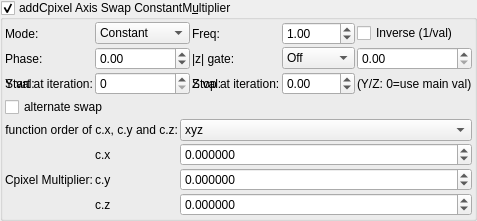
    <widget class="MyGroupBox" name="groupCheck_transf_addCpixel_enabled_false">
     <property name="toolTip">
      <string>&lt;html&gt;&lt;head/&gt;&lt;body&gt;&lt;p&gt;Cpixel is CVector3 c = ( c.x, c.y, c.z). It is each original point (pixel) in 3D space where the iteration starts from, ( c = original z for each point .) It is commonly found in formula structures z = f(z) + c.&lt;/p&gt;&lt;p&gt;The Cpixel multiplier effectively scales this point &amp;quot;c&amp;quot;.&lt;/p&gt;&lt;p&gt;This transform allows the swapping of the order of the &amp;quot;CVector3 c&amp;quot; components before being multiplied by &amp;quot;CVector3 z&amp;quot; components.&lt;/p&gt;&lt;/body&gt;&lt;/html&gt;</string>
     </property>
     <property name="title">
      <string>addCpixel Axis Swap ConstantM&amp;ultiplier</string>
     </property>
     <property name="checkable">
      <bool>true</bool>
     </property>
     <layout class="QVBoxLayout" name="verticalLayout_50">
      <property name="spacing">
       <number>2</number>
      </property>
      <property name="leftMargin">
       <number>2</number>
      </property>
      <property name="topMargin">
       <number>2</number>
      </property>
      <property name="rightMargin">
       <number>2</number>
      </property>
      <property name="bottomMargin">
       <number>2</number>
      </property>
      <item>
       <layout class="QGridLayout" name="gridLayout_81">
        <property name="spacing">
         <number>2</number>
        </property>
        <item row="3" column="3">
         <widget class="MySpinBox" name="spinboxInt_transf_stop_iterations_E">
          <property name="sizePolicy">
           <sizepolicy hsizetype="Preferred" vsizetype="Maximum">
            <horstretch>0</horstretch>
            <verstretch>0</verstretch>
           </sizepolicy>
          </property>
          <property name="maximum">
           <number>999</number>
          </property>
         </widget>
        </item>
      <item row="1" column="0">
       <widget class="QLabel"><property name="text"><string>Mode:</string></property></widget>
      </item>
      <item row="1" column="1">
       <widget class="MyComboBox" name="comboBox_transf_multiplier_value_mode_4">
        <item><property name="text"><string notr="true">Constant</string></property></item>
        <item><property name="text"><string notr="true">Sine</string></property></item>
        <item><property name="text"><string notr="true">Ramp</string></property></item>
        <item><property name="text"><string notr="true">Exponential</string></property></item>
        <item><property name="text"><string notr="true">Triangle</string></property></item>
        <item><property name="text"><string notr="true">Square</string></property></item>
        <item><property name="text"><string notr="true">Smoothstep</string></property></item>
        <item><property name="text"><string notr="true">Noise</string></property></item>
        <item><property name="text"><string notr="true">Ping-pong</string></property></item>
        <item><property name="text"><string notr="true">Stepped</string></property></item>
       </widget>
      </item>
      <item row="1" column="2">
       <widget class="QLabel"><property name="text"><string>Freq:</string></property></widget>
      </item>
      <item row="1" column="3">
       <widget class="MyDoubleSpinBox" name="spinbox_transf_multiplier_frequency_4">
        <property name="minimum"><double>0.01</double></property><property name="maximum"><double>100.0</double></property>
        <property name="singleStep"><double>0.1</double></property><property name="value"><double>1.0</double></property>
       </widget>
      </item>
      <item row="1" column="4" colspan="2">
       <widget class="MyCheckBox" name="checkBox_transf_multiplier_inverse_4">
        <property name="text"><string>Inverse (1/val)</string></property>
       </widget>
      </item>
      <item row="2" column="0">
       <widget class="QLabel"><property name="text"><string>Phase:</string></property></widget>
      </item>
      <item row="2" column="1">
       <widget class="MyDoubleSpinBox" name="spinbox_transf_multiplier_phase_4">
        <property name="minimum"><double>-10.0</double></property><property name="maximum"><double>10.0</double></property>
        <property name="singleStep"><double>0.1</double></property><property name="value"><double>0.0</double></property>
       </widget>
      </item>
      <item row="2" column="2">
       <widget class="QLabel"><property name="text"><string>|z| gate:</string></property></widget>
      </item>
      <item row="2" column="3">
       <widget class="MyComboBox" name="comboBox_transf_multiplier_threshold_mode_4">
        <item><property name="text"><string notr="true">Off</string></property></item>
        <item><property name="text"><string notr="true">&gt; thresh</string></property></item>
        <item><property name="text"><string notr="true">&lt; thresh</string></property></item>
       </widget>
      </item>
      <item row="2" column="4" colspan="2">
       <widget class="MyDoubleSpinBox" name="spinbox_transf_multiplier_threshold_4">
        <property name="minimum"><double>0.0</double></property><property name="maximum"><double>1000.0</double></property>
        <property name="singleStep"><double>0.1</double></property><property name="value"><double>0.0</double></property>
       </widget>
      </item>
      <item row="3" column="0">
       <widget class="QLabel"><property name="text"><string>Y val:</string></property></widget>
      </item>
      <item row="3" column="1">
       <widget class="MyDoubleSpinBox" name="spinbox_transf_multiplier_scale_y_4">
        <property name="minimum"><double>-100.0</double></property><property name="maximum"><double>100.0</double></property>
        <property name="singleStep"><double>0.01</double></property><property name="value"><double>0.0</double></property>
       </widget>
      </item>
      <item row="3" column="2">
       <widget class="QLabel"><property name="text"><string>Z val:</string></property></widget>
      </item>
      <item row="3" column="3">
       <widget class="MyDoubleSpinBox" name="spinbox_transf_multiplier_scale_z_4">
        <property name="minimum"><double>-100.0</double></property><property name="maximum"><double>100.0</double></property>
        <property name="singleStep"><double>0.01</double></property><property name="value"><double>0.0</double></property>
       </widget>
      </item>
      <item row="3" column="4" colspan="2">
       <widget class="QLabel"><property name="text"><string notr="true">(Y/Z: 0=use main val)</string></property></widget>
      </item>
        <item row="3" column="2">
         <widget class="QLabel" name="label_52">
          <property name="text">
           <string>Stop at iteration:</string>
          </property>
         </widget>
        </item>
        <item row="3" column="1">
         <widget class="MySpinBox" name="spinboxInt_transf_start_iterations_E">
          <property name="sizePolicy">
           <sizepolicy hsizetype="Minimum" vsizetype="Maximum">
            <horstretch>0</horstretch>
            <verstretch>0</verstretch>
           </sizepolicy>
          </property>
          <property name="minimum">
           <number>0</number>
          </property>
          <property name="maximum">
           <number>999</number>
          </property>
          <property name="value">
           <number>0</number>
          </property>
         </widget>
        </item>
        <item row="3" column="0">
         <widget class="QLabel" name="label_72">
          <property name="text">
           <string>Start at iteration:</string>
          </property>
         </widget>
        </item>
       </layout>
      </item>
      <item>
       <layout class="QGridLayout" name="gridLayout_24" columnstretch="0,0,0,1">
        <property name="spacing">
         <number>2</number>
        </property>
        <item row="0" column="0" colspan="2">
         <widget class="MyCheckBox" name="checkBox_transf_alternate_enabled_false">
          <property name="text">
           <string>alternate swap</string>
          </property>
         </widget>
        </item>
        <item row="3" column="3">
         <widget class="MyDoubleSpinBox" name="spinbox3_transf_constant_multiplier_111_y">
          <property name="sizePolicy">
           <sizepolicy hsizetype="Minimum" vsizetype="Maximum">
            <horstretch>0</horstretch>
            <verstretch>0</verstretch>
           </sizepolicy>
          </property>
          <property name="prefix">
           <string/>
          </property>
          <property name="suffix">
           <string/>
          </property>
          <property name="decimals">
           <number>6</number>
          </property>
          <property name="minimum">
           <double>-99.989999999999995</double>
          </property>
          <property name="maximum">
           <double>99.989999999999995</double>
          </property>
          <property name="singleStep">
           <double>0.100000000000000</double>
          </property>
         </widget>
        </item>
        <item row="2" column="3">
         <widget class="MyDoubleSpinBox" name="spinbox3_transf_constant_multiplier_111_x">
          <property name="sizePolicy">
           <sizepolicy hsizetype="Minimum" vsizetype="Maximum">
            <horstretch>0</horstretch>
            <verstretch>0</verstretch>
           </sizepolicy>
          </property>
          <property name="prefix">
           <string/>
          </property>
          <property name="suffix">
           <string/>
          </property>
          <property name="decimals">
           <number>6</number>
          </property>
          <property name="minimum">
           <double>-99.989999999999995</double>
          </property>
          <property name="maximum">
           <double>99.989999999999995</double>
          </property>
          <property name="singleStep">
           <double>0.100000000000000</double>
          </property>
         </widget>
        </item>
        <item row="4" column="3">
         <widget class="MyDoubleSpinBox" name="spinbox3_transf_constant_multiplier_111_z">
          <property name="sizePolicy">
           <sizepolicy hsizetype="Minimum" vsizetype="Maximum">
            <horstretch>0</horstretch>
            <verstretch>0</verstretch>
           </sizepolicy>
          </property>
          <property name="prefix">
           <string/>
          </property>
          <property name="suffix">
           <string/>
          </property>
          <property name="decimals">
           <number>6</number>
          </property>
          <property name="minimum">
           <double>-99.989999999999995</double>
          </property>
          <property name="maximum">
           <double>99.989999999999995</double>
          </property>
          <property name="singleStep">
           <double>0.100000000000000</double>
          </property>
         </widget>
        </item>
        <item row="2" column="0" rowspan="3">
         <widget class="QLabel" name="label_108">
          <property name="text">
           <string>Cpixel Multiplier:</string>
          </property>
         </widget>
        </item>
        <item row="1" column="3">
         <widget class="MyComboBox" name="comboBox_mandelbulbMulti_order_of_xyz">
          <item>
           <property name="text">
            <string notr="true">xyz</string>
           </property>
          </item>
          <item>
           <property name="text">
            <string notr="true">xzy</string>
           </property>
          </item>
          <item>
           <property name="text">
            <string notr="true">yxz</string>
           </property>
          </item>
          <item>
           <property name="text">
            <string notr="true">yzx</string>
           </property>
          </item>
          <item>
           <property name="text">
            <string notr="true">zxy</string>
           </property>
          </item>
          <item>
           <property name="text">
            <string notr="true">zyx</string>
           </property>
          </item>
         </widget>
        </item>
        <item row="1" column="0" colspan="2">
         <widget class="QLabel" name="label">
          <property name="text">
           <string>function order of c.x, c.y and c.z:</string>
          </property>
          <property name="alignment">
           <set>Qt::AlignRight|Qt::AlignTrailing|Qt::AlignVCenter</set>
          </property>
         </widget>
        </item>
        <item row="2" column="1">
         <widget class="QLabel" name="label_49">
          <property name="font">
           <font>
            <weight>50</weight>
            <bold>false</bold>
           </font>
          </property>
          <property name="text">
           <string notr="true">c.x</string>
          </property>
         </widget>
        </item>
        <item row="3" column="1">
         <widget class="QLabel" name="label_50">
          <property name="font">
           <font>
            <weight>50</weight>
            <bold>false</bold>
           </font>
          </property>
          <property name="text">
           <string notr="true">c.y</string>
          </property>
         </widget>
        </item>
        <item row="4" column="1">
         <widget class="QLabel" name="label_55">
          <property name="font">
           <font>
            <weight>50</weight>
            <bold>false</bold>
           </font>
          </property>
          <property name="text">
           <string notr="true">c.z</string>
          </property>
         </widget>
        </item>
       </layout>
      </item>
     </layout>
    </widget>
